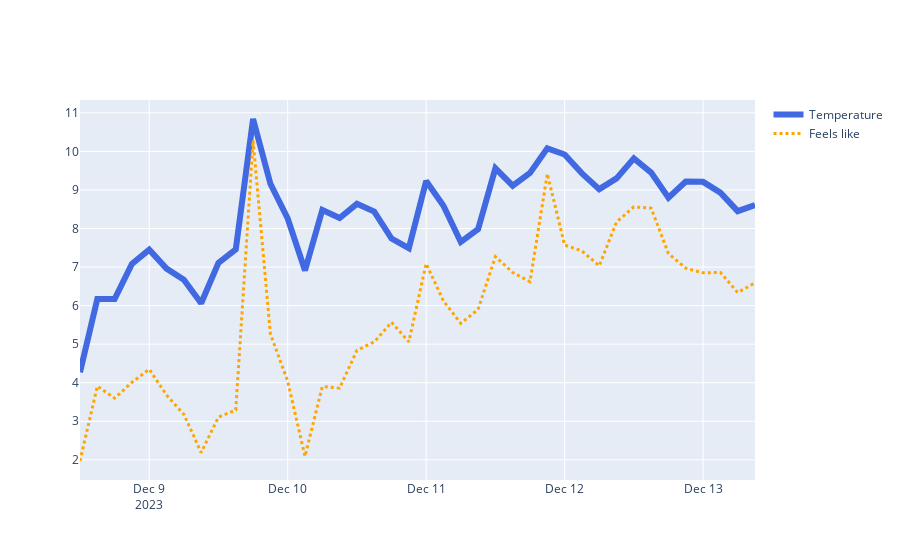

The cell this chart's notebook holds for it:
### Code cell
# add the feels like temperature
fig.add_trace(go.Scatter(x=weather_df['date'], y=weather_df['feels_like'],
                    mode='lines',
                    name='Feels like',
                    line=dict(color='orange', width=3, dash='dot')))
